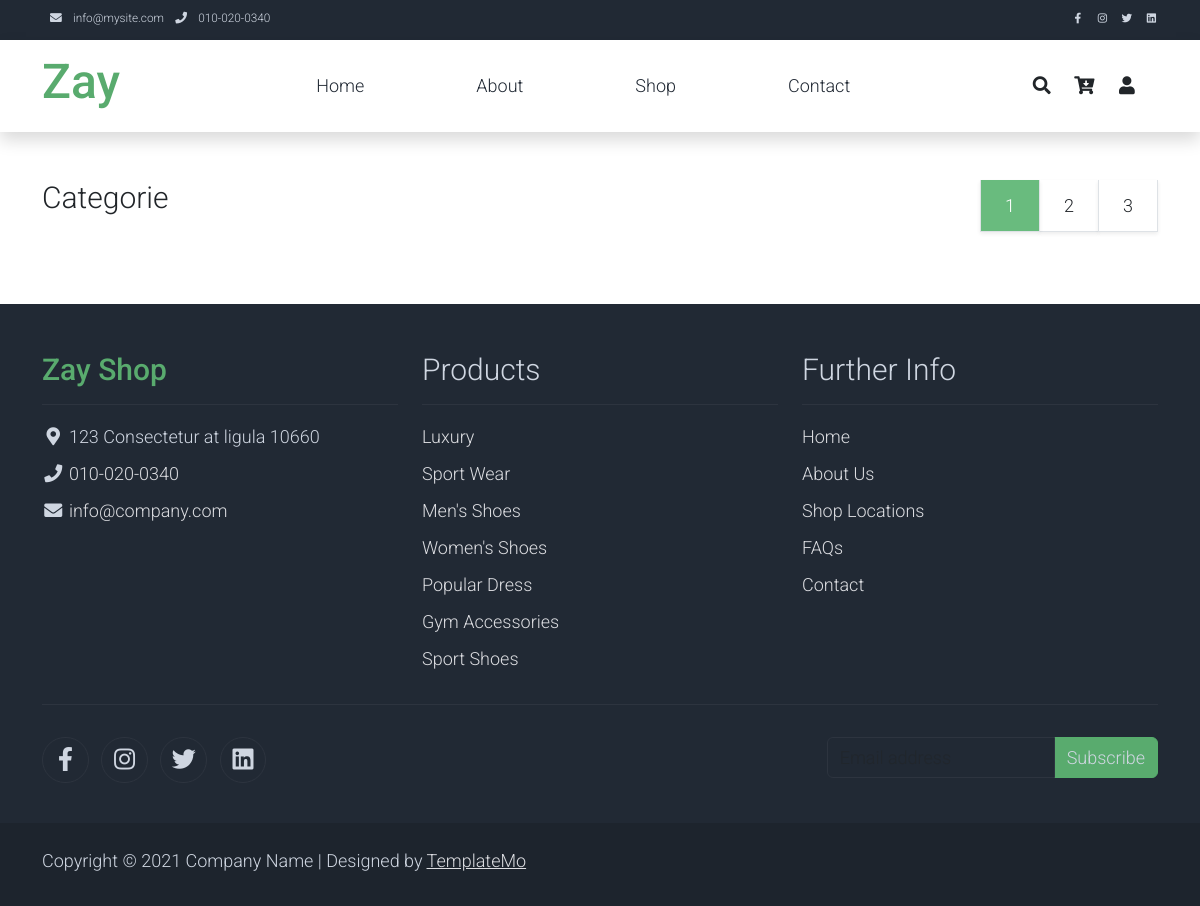
The app's page /shop/, older data.
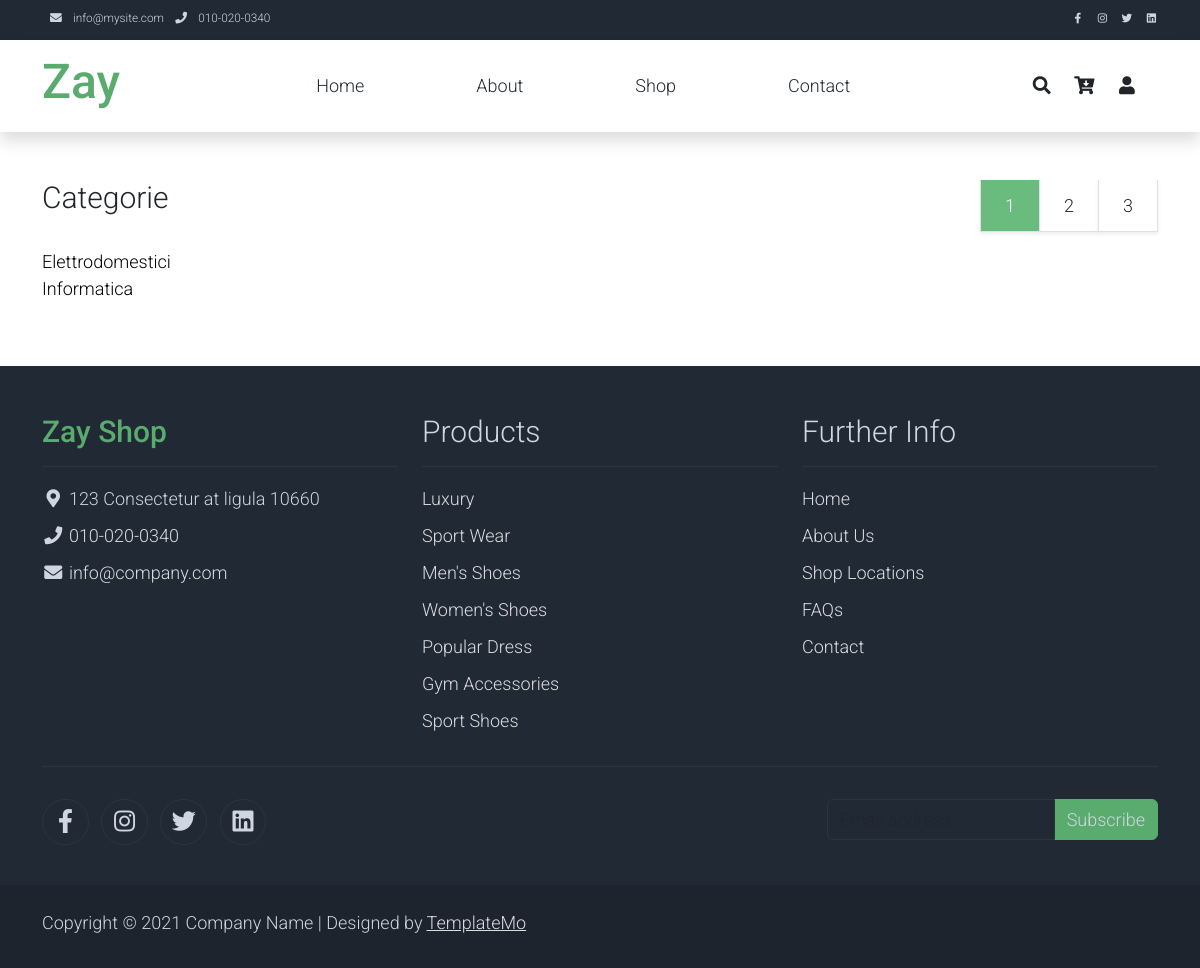
The same page, newer data.
### shop/models.py (models this page shows, shortened)
class Categorie(models.Model):
    nome = models.CharField(max_length=200)
    slug = models.SlugField(max_length=200, unique=True)
    class Meta:
        ordering = ['nome']
        indexes = [
            models.Index(fields=['nome'])
        ]
        verbose_name = 'categorie'
        verbose_name_plural = 'categorie'

### shop/views.py (the view)
# urls.py: path('', views.lista_prodotti, name='lista_prodotti'),
def lista_prodotti(request):
    categorie = Categorie.objects.all()
    prodotti = Prodotti.objects.all()
    return render(request,'shop/lista_prodotti.html', {'categorie':categorie, 'prodotti':prodotti})

### templates/shop/lista_prodotti.html (shortened to what this page needs)
{% extends "base.html" %}
{% block content %}
<div class="row">
    <div class="col-lg-3">
        <h1 class="h2 pb-4">Categorie</h1>
        <ul class="list-unstyled templatemo-accordion">
            {% for cat in categorie  %}
            <li><a class="text-decoration-none" href="#">{{ cat.nome }}</a></li>
            {% endfor %}
        </ul>
    </div>
    <div class="col-lg-9">
        <div div="row">
            <ul class="pagination pagination-lg justify-content-end">
                <li class="page-item disabled">
                    <a class="page-link active rounded-0 mr-3 shadow-sm border-top-0 border-left-0" href="#" tabindex="-1">1</a>
                </li>
                <li class="page-item">
                    <a class="page-link rounded-0 mr-3 shadow-sm border-top-0 border-left-0 text-dark" href="#">2</a>
                </li>
                <li class="page-item">
                    <a class="page-link rounded-0 shadow-sm border-top-0 border-left-0 text-dark" href="#">3</a>
                </li>
            </ul>
        </div>
    </div>
</div>
{% endblock content %}

### templates/base.html (shortened to what this page needs)
{% load static %}
<!DOCTYPE html>
<html lang="it">
<head>
    <link rel="stylesheet" href="{% static "css/bootstrap.min.css" %}">
    <link rel="stylesheet" href="{% static "css/templatemo.css" %}">
    <link rel="stylesheet" href="{% static "css/custom.css" %}">
    <link rel="stylesheet" href="{% static "css/fontawesome.min.css" %}">
</head>
<body>
    <nav class="navbar navbar-expand-lg bg-dark navbar-light d-none d-lg-block" id="templatemo_nav_top">
        <div class="container text-light">
            <div class="w-100 d-flex justify-content-between">
                <div>
                    <i class="fa fa-envelope mx-2"></i>
                    <a class="navbar-sm-brand text-light text-decoration-none" href="mailto:info@company.com">info@mysite.com</a>
                    <i class="fa fa-phone mx-2"></i>
                    <a class="navbar-sm-brand text-light text-decoration-none" href="tel:010-020-0340">010-020-0340</a>
                </div>
                <div>
                    <a class="text-light" href="https://fb.com/templatemo" target="_blank" rel="sponsored"><i class="fab fa-facebook-f fa-sm fa-fw me-2"></i></a>
                    <a class="text-light" href="https://www.instagram.com/" target="_blank"><i class="fab fa-instagram fa-sm fa-fw me-2"></i></a>
                    <a class="text-light" href="https://twitter.com/" target="_blank"><i class="fab fa-twitter fa-sm fa-fw me-2"></i></a>
                    <a class="text-light" href="https://www.linkedin.com/" target="_blank"><i class="fab fa-linkedin fa-sm fa-fw"></i></a>
                </div>
            </div>
        </div>
    </nav>
    <nav class="navbar navbar-expand-lg navbar-light shadow">
        <div class="container d-flex justify-content-between align-items-center">
            <a class="navbar-brand text-success logo h1 align-self-center" href="index.html">
                Zay
            </a>
            <div class="align-self-center collapse navbar-collapse flex-fill  d-lg-flex justify-content-lg-between" id="templatemo_main_nav">
                <div class="flex-fill">
                    <ul class="nav navbar-nav d-flex justify-content-between mx-lg-auto">
                        <li class="nav-item">
                            <a class="nav-link" href="{% url "account:index" %}">Home</a>
                        </li>
                        <li class="nav-item">
                            <a class="nav-link" href="{% url "account:about" %}">About</a>
                        </li>
                        <li class="nav-item">
                            <a class="nav-link" href="{% url "shop:lista_prodotti" %}">Shop</a>
                        </li>
                        <li class="nav-item">
                            <a class="nav-link" href="#">Contact</a>
                        </li>
                    </ul>
                </div>
                <div class="navbar align-self-center d-flex">
                    <a class="nav-icon d-none d-lg-inline" href="#" data-bs-toggle="modal" data-bs-target="#templatemo_search">
                        <i class="fa fa-fw fa-search text-dark mr-2"></i>
                    </a>
                    <a class="nav-icon position-relative text-decoration-none" href="#">
                        <i class="fa fa-fw fa-cart-arrow-down text-dark mr-1"></i>
                    </a>
                    {% if request.user.is_authenticated %}
                    Ciao {{ request.user.username }} / <a href="{% url "account:logout" %}">logout</a>
                    {% else %}
                    <a class="nav-icon position-relative text-decoration-none" href="{% url "account:login" %}">
                        <i class="fa fa-fw fa-user text-dark mr-3"></i>
                    </a>
                    {% endif %}
                </div>
            </div>
        </div>
    </nav>
    <section class="container py-5">
        {% block content %}
        {% endblock content %}
    </section>
    <footer class="bg-dark" id="tempaltemo_footer">
        <div class="container">
            <div class="row">
                <div class="col-md-4 pt-5">
                    <h2 class="h2 text-success border-bottom pb-3 border-light logo">Zay Shop</h2>
                    <ul class="list-unstyled text-light footer-link-list">
                        <li>
                            <i class="fas fa-map-marker-alt fa-fw"></i>
                            123 Consectetur at ligula 10660
                        </li>
                        <li>
                            <i class="fa fa-phone fa-fw"></i>
                            <a class="text-decoration-none" href="tel:010-020-0340">010-020-0340</a>
                        </li>
                        <li>
                            <i class="fa fa-envelope fa-fw"></i>
                            <a class="text-decoration-none" href="mailto:info@company.com">info@company.com</a>
                        </li>
                    </ul>
                </div>
                <div class="col-md-4 pt-5">
                    <h2 class="h2 text-light border-bottom pb-3 border-light">Products</h2>
                    <ul class="list-unstyled text-light footer-link-list">
                        <li><a class="text-decoration-none" href="#">Luxury</a></li>
                        <li><a class="text-decoration-none" href="#">Sport Wear</a></li>
                        <li><a class="text-decoration-none" href="#">Men's Shoes</a></li>
                        <li><a class="text-decoration-none" href="#">Women's Shoes</a></li>
                        <li><a class="text-decoration-none" href="#">Popular Dress</a></li>
                        <li><a class="text-decoration-none" href="#">Gym Accessories</a></li>
                        <li><a class="text-decoration-none" href="#">Sport Shoes</a></li>
                    </ul>
                </div>
                <div class="col-md-4 pt-5">
                    <h2 class="h2 text-light border-bottom pb-3 border-light">Further Info</h2>
                    <ul class="list-unstyled text-light footer-link-list">
                        <li><a class="text-decoration-none" href="#">Home</a></li>
                        <li><a class="text-decoration-none" href="#">About Us</a></li>
                        <li><a class="text-decoration-none" href="#">Shop Locations</a></li>
                        <li><a class="text-decoration-none" href="#">FAQs</a></li>
                        <li><a class="text-decoration-none" href="#">Contact</a></li>
                    </ul>
                </div>
            </div>
            <div class="row text-light mb-4">
                <div class="col-12 mb-3">
                    <div class="w-100 my-3 border-top border-light"></div>
                </div>
                <div class="col-auto me-auto">
                    <ul class="list-inline text-left footer-icons">
                        <li class="list-inline-item border border-light rounded-circle text-center">
                            <a class="text-light text-decoration-none" target="_blank" href="http://facebook.com/"><i class="fab fa-facebook-f fa-lg fa-fw"></i></a>
                        </li>
                        <li class="list-inline-item border border-light rounded-circle text-center">
                            <a class="text-light text-decoration-none" target="_blank" href="https://www.instagram.com/"><i class="fab fa-instagram fa-lg fa-fw"></i></a>
                        </li>
                        <li class="list-inline-item border border-light rounded-circle text-center">
                            <a class="text-light text-decoration-none" target="_blank" href="https://twitter.com/"><i class="fab fa-twitter fa-lg fa-fw"></i></a>
                        </li>
                        <li class="list-inline-item border border-light rounded-circle text-center">
                            <a class="text-light text-decoration-none" target="_blank" href="https://www.linkedin.com/"><i class="fab fa-linkedin fa-lg fa-fw"></i></a>
                        </li>
                    </ul>
                </div>
                <div class="col-auto">
                    <div class="input-group mb-2">
                        <input type="text" class="form-control bg-dark border-light" id="subscribeEmail" placeholder="Email address">
                        <div class="input-group-text btn-success text-light">Subscribe</div>
                    </div>
                </div>
            </div>
        </div>
        <div class="w-100 bg-black py-3">
            <div class="container">
                <div class="row pt-2">
                    <div class="col-12">
                        <p class="text-left text-light">
                            Copyright &copy; 2021 Company Name
                            | Designed by <a rel="sponsored" href="https://templatemo.com" target="_blank">TemplateMo</a>
                        </p>
                    </div>
                </div>
            </div>
        </div>
    </footer>
</body>
</html>

### static/css/templatemo.css (style rules this page uses)
body, ul, li, p, a, label, input, div { font-family: 'Roboto', sans-serif; font-size: 18px !important; font-weight: 300 !important; }
.h1 { font-family: 'Roboto', sans-serif; font-size: 48px !important; font-weight: 200 !important; }
.h2 { font-family: 'Roboto', sans-serif; font-size: 30px !important; font-weight: 300; }
.logo { font-weight: 500 !important; }
.text-success { color: #59ab6e !important; }
.text-light { color: #cfd6e1 !important; }
.bg-dark { background-color: #212934 !important; }
.bg-black { background-color: #1d242d !important; }
.btn-success { background-color: #59ab6e !important; border-color: #56ae6c !important; }
.pagination .page-link:hover, .pagination .page-link.active { background-color: #69bb7e; color: #fff; }
#templatemo_nav_top { min-height: 40px; }
#templatemo_nav_top * { font-size: .9em !important; }
#templatemo_main_nav a { color: #212934; }
#templatemo_main_nav .navbar .nav-icon { margin-right: 20px; }
.templatemo-accordion a { color: #000; }
.form-control { border: 1px solid #e8e8e8; }
#tempaltemo_footer a { color: #dcdde1; }
#tempaltemo_footer ul.footer-link-list li { padding-top: 10px; }
#tempaltemo_footer ul.footer-icons li { width: 2.6em; height: 2.6em; line-height: 2.6em; }
#tempaltemo_footer .border-light { border-color: #2d343f !important; }
@media (min-width: 768px) { #templatemo_main_nav .navbar-nav { max-width: 450px; } }
@media (min-width: 992px) { #templatemo_main_nav .navbar-nav { max-width: 550px; } }

Row changes from the older to the newer data that the page shows:
added Categorie: nome "Elettrodomestici"
added Categorie: nome "Informatica"
